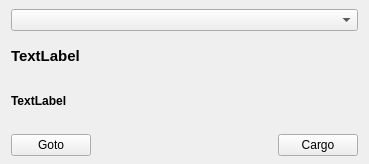
<?xml version="1.0" encoding="UTF-8"?>
<ui version="4.0">
 <class>FleetsInOrbitWidget</class>
 <widget class="QWidget" name="FleetsInOrbitWidget">
  <property name="geometry">
   <rect>
    <x>0</x>
    <y>0</y>
    <width>369</width>
    <height>164</height>
   </rect>
  </property>
  <property name="windowTitle">
   <string>Form</string>
  </property>
  <layout class="QVBoxLayout" name="verticalLayout">
   <property name="topMargin">
    <number>9</number>
   </property>
   <property name="bottomMargin">
    <number>0</number>
   </property>
   <item>
    <widget class="QComboBox" name="comboBox">
     <property name="editable">
      <bool>false</bool>
     </property>
    </widget>
   </item>
   <item>
    <widget class="QLabel" name="label">
     <property name="font">
      <font>
       <family>Ubuntu</family>
       <pointsize>11</pointsize>
       <weight>75</weight>
       <bold>true</bold>
      </font>
     </property>
     <property name="text">
      <string>TextLabel</string>
     </property>
    </widget>
   </item>
   <item>
    <widget class="QLabel" name="label_2">
     <property name="font">
      <font>
       <weight>75</weight>
       <bold>true</bold>
      </font>
     </property>
     <property name="text">
      <string>TextLabel</string>
     </property>
    </widget>
   </item>
   <item>
    <widget class="QFrame" name="frame">
     <property name="frameShape">
      <enum>QFrame::NoFrame</enum>
     </property>
     <property name="frameShadow">
      <enum>QFrame::Raised</enum>
     </property>
     <layout class="QHBoxLayout" name="horizontalLayout">
      <property name="margin">
       <number>0</number>
      </property>
      <item>
       <widget class="QPushButton" name="gotoButton">
        <property name="text">
         <string>Goto</string>
        </property>
       </widget>
      </item>
      <item>
       <spacer name="horizontalSpacer">
        <property name="orientation">
         <enum>Qt::Horizontal</enum>
        </property>
        <property name="sizeHint" stdset="0">
         <size>
          <width>40</width>
          <height>20</height>
         </size>
        </property>
       </spacer>
      </item>
      <item>
       <widget class="QPushButton" name="cargoButton">
        <property name="text">
         <string>Cargo</string>
        </property>
       </widget>
      </item>
     </layout>
    </widget>
   </item>
  </layout>
 </widget>
 <resources/>
 <connections/>
</ui>
